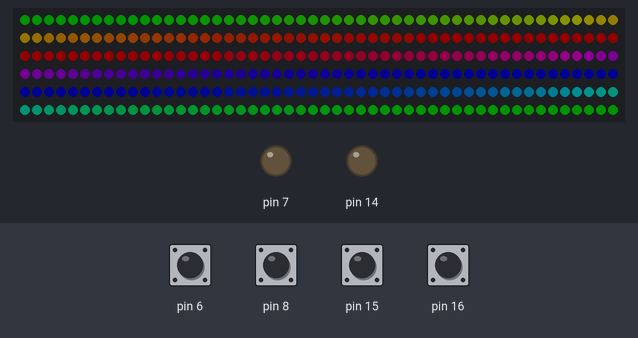
Bench run of a sketch on a simulated Arduino Uno, built with avr-gcc and run on an emulated ATmega328P. Shown: 300 RGB LEDs in strip order, left to right, continuing on the next row, output pins drawn as LEDs (lit = HIGH). Inputs (shaded band) come from the test bench; at power-on: pin 6, pin 8, pin 15, pin 16 HIGH. Dim RGB values are drawn brighter than linear.

Above: at 1.26 s.
1.3 s: pin 16 pulled LOW for 0.15 s
At 1.42 s:
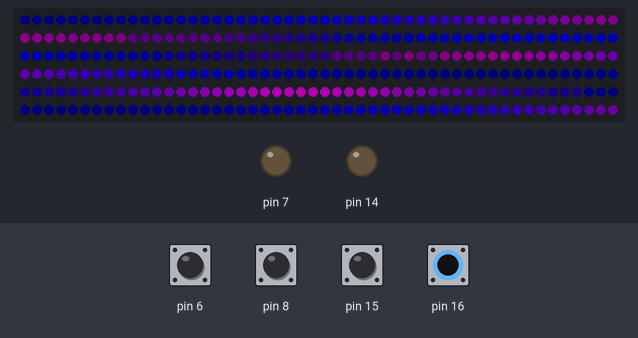
2.0 s: pin 16 pulled LOW for 1 s
At 2.98 s:
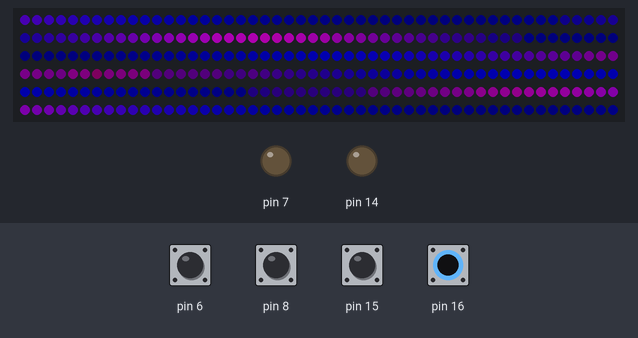
3.6 s: pin 6 pulled LOW for 0.15 s
4.3 s: pin 8 pulled LOW for 0.15 s
At 4.37 s:
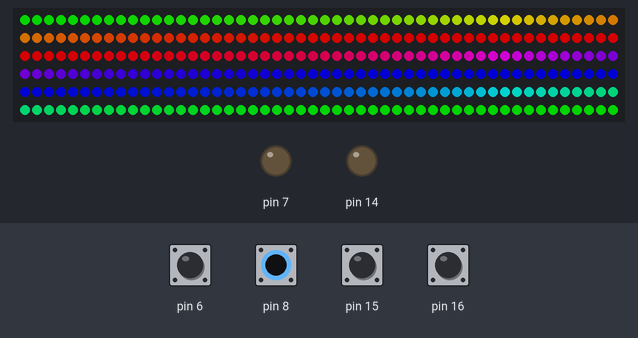
5.0 s: pin 6 pulled LOW for 1 s
6.6 s: pin 8 pulled LOW for 1 s
At 7.31 s:
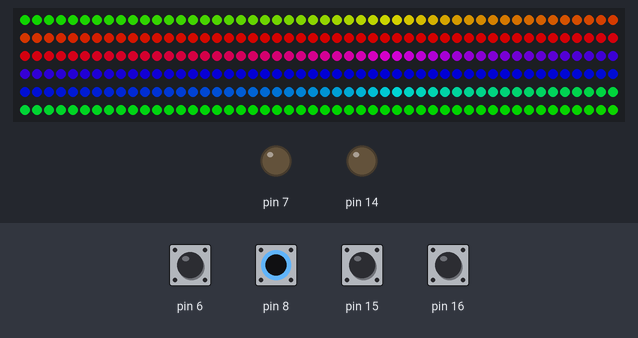

Measured:
- after the input at 1.3 s, the LEDs: first differ from a run without the input after 0.06 s (image 1 shows a later state)
- after the input at 2.0 s, the LEDs: first differ from a run without the input after 0.05 s (image 2 shows a later state)

The sketch:

rainbow_jumper.ino
```cpp
// https://github.com/Makuna/NeoPixelBus
// https://github.com/Makuna/NeoPixelBus/wiki/NeoPixelBus-object-API
// https://github.com/Makuna/NeoPixelBus/wiki/HslColor-object-API

#include <NeoPixelBus.h>

#define PIXELS 300
//#define BRIGHTNESS 127
#define BRIGHTNESS 200
#define VELOCITY 6.0f
#define PERIODS 1.0f
#define MODE 0

#define GAMMA

#ifdef GAMMA
const uint8_t gamma_table[] PROGMEM = \
{ 0,  0,  0,  0,  0,  0,  0,  0,  0,  0,  0,  0,  0,  0,  0,  0, \
  0,  0,  0,  0,  0,  0,  0,  0,  0,  0,  0,  0,  1,  1,  1,  1, \
  1,  1,  1,  1,  1,  1,  1,  1,  1,  2,  2,  2,  2,  2,  2,  2, \
  2,  3,  3,  3,  3,  3,  3,  3,  4,  4,  4,  4,  4,  5,  5,  5, \
  5,  6,  6,  6,  6,  7,  7,  7,  7,  8,  8,  8,  9,  9,  9, 10, \
 10, 10, 11, 11, 11, 12, 12, 13, 13, 13, 14, 14, 15, 15, 16, 16, \
 17, 17, 18, 18, 19, 19, 20, 20, 21, 21, 22, 22, 23, 24, 24, 25, \
 25, 26, 27, 27, 28, 29, 29, 30, 31, 32, 32, 33, 34, 35, 35, 36, \
 37, 38, 39, 39, 40, 41, 42, 43, 44, 45, 46, 47, 48, 49, 50, 50, \
 51, 52, 54, 55, 56, 57, 58, 59, 60, 61, 62, 63, 64, 66, 67, 68, \
 69, 70, 72, 73, 74, 75, 77, 78, 79, 81, 82, 83, 85, 86, 87, 89, \
 90, 92, 93, 95, 96, 98, 99,101,102,104,105,107,109,110,112,114, \
115,117,119,120,122,124,126,127,129,131,133,135,137,138,140,142, \
144,146,148,150,152,154,156,158,160,162,164,167,169,171,173,175, \
177,180,182,184,186,189,191,193,196,198,200,203,205,208,210,213, \
215,218,220,223,225,228,231,233,236,239,241,244,247,249,252,255 };
#endif


const uint8_t sine_table[] PROGMEM = \
{ 128,131,134,137,140,143,146,149, \
152,155,158,162,165,167,170,173, \
176,179,182,185,188,190,193,196, \
198,201,203,206,208,211,213,215, \
218,220,222,224,226,228,230,232, \
234,235,237,238,240,241,243,244, \
245,246,248,249,250,250,251,252, \
253,253,254,254,254,255,255,255, \
255,255,255,255,254,254,254,253, \
253,252,251,250,250,249,248,246, \
245,244,243,241,240,238,237,235, \
234,232,230,228,226,224,222,220, \
218,215,213,211,208,206,203,201, \
198,196,193,190,188,185,182,179, \
176,173,170,167,165,162,158,155, \
152,149,146,143,140,137,134,131, \
128,124,121,118,115,112,109,106, \
103,100,97,93,90,88,85,82, \
79,76,73,70,67,65,62,59, \
57,54,52,49,47,44,42,40, \
37,35,33,31,29,27,25,23, \
21,20,18,17,15,14,12,11, \
10,9,7,6,5,5,4,3, \
2,2,1,1,1,0,0,0, \
0,0,0,0,1,1,1,2, \
2,3,4,5,5,6,7,9, \
10,11,12,14,15,17,18,20, \
21,23,25,27,29,31,33,35, \
37,40,42,44,47,49,52,54, \
57,59,62,65,67,70,73,76, \
79,82,85,88,90,93,97,100, \
103,106,109,112,115,118,121,124 };

const uint8_t PixelPin = 2;
uint16_t frame = 0;
float phase = 0;
uint32_t old_t = 0;
uint8_t brightness = BRIGHTNESS;
uint8_t mode = MODE;

NeoPixelBus<NeoGrbFeature, Neo800KbpsMethod> strip(PIXELS, PixelPin);

void setup() {
  //Serial.begin(115200);

  pinMode(7, OUTPUT);
  pinMode(6, INPUT_PULLUP);
  pinMode(8, INPUT_PULLUP);
  digitalWrite(7, LOW);

  pinMode(14, OUTPUT);
  pinMode(15, INPUT_PULLUP);
  pinMode(16, INPUT_PULLUP);
  digitalWrite(14, LOW);
}

#define HSV_HUE_SEXTANT    256
#define HSV_HUE_STEPS   (6 * HSV_HUE_SEXTANT)
#define HSV_HUE_MIN   0
#define HSV_HUE_MAX   (HSV_HUE_STEPS - 1)
#define HSV_SAT_MIN   0
#define HSV_SAT_MAX   255
#define HSV_VAL_MIN   0
#define HSV_VAL_MAX   255

void loop() {

  uint16_t hue_moving = phase * HSV_HUE_MAX;
  float hue_mul = HSV_HUE_MAX/(PIXELS/PERIODS);
  uint8_t *ptr;
  ptr = strip.Pixels();

  if (mode == 1) {

    //uint32_t p1 = (uint32_t)(phase*7000);
    //uint32_t p2 = (uint32_t)(phase*10000);
    uint32_t p1 = (uint32_t)(phase*7000); //hue
    uint32_t p2 = (uint32_t)(phase*15000); //value

    for (uint32_t i = 0; i < PIXELS; i++) {
      #define A 60.0/360.0*HSV_HUE_MAX/255.0
      #define C 180.0/360.0*HSV_HUE_MAX
      //uint8_t x1 = -i*255*3/PIXELS+p1;
      //uint8_t x2 = i*255*4/PIXELS+p2;
      uint8_t x1 = -i*3+p1;
      uint8_t x2 = i*4+p2;
      uint16_t hue = pgm_read_byte_near(sine_table + x1)*A+C;
      //uint16_t hue = 0;
      //hue = HSV_HUE_MAX/3*2;
      uint8_t v = pgm_read_byte_near(sine_table + x2)*brightness/255.0;
      //fast_hsv2rgb_32bit(hue, 255, v/1.5+50.0, ptr++, ptr++, ptr++);
      fast_hsv2rgb_32bit(hue, 255, v+50, ptr++, ptr++, ptr++);
    }

    //for (int i = 0; i < 256; i++) Serial.println(sine_table[i]);
    //for (int i = 0; i < 256; i++) Serial.println(i);
    //for (int i = 0; i < 256; i++) Serial.println(pgm_read_byte_near(sine_table + i));
  }

  if (mode == 0) {
    //uint16_t hue_moving = phase * HSV_HUE_MAX;
    //float hue_mul = HSV_HUE_MAX/(PIXELS/PERIODS);
    //uint8_t *ptr = strip.Pixels();
    for (uint16_t i = 0; i < PIXELS; i++) {
      uint16_t hue_temp = ((float)i)*hue_mul;
      uint16_t hue = (hue_temp + hue_moving) % HSV_HUE_MAX;
      fast_hsv2rgb_32bit(hue, 255, brightness, ptr++, ptr++, ptr++);
    }
  }

  #ifdef GAMMA
  ptr = strip.Pixels();
  for (uint16_t i = 0; i < PIXELS*3; i++) {
    *ptr = pgm_read_byte_near(gamma_table + *ptr);
    ptr++;
  }
  #endif

  strip.Dirty();
  strip.Show();

  frame++;
  phase += VELOCITY/((float)(micros()-old_t));
  old_t = micros();
  phase = fmod(phase, 1.0f);

  uint8_t a = digitalRead(6); uint8_t b = digitalRead(8);
  if(a && b) brightness = 100; // no jumper
  if(!a && b) brightness = 150; // 6-7
  if(a && !b) brightness = BRIGHTNESS; // 7-8
  //Serial.print(a); Serial.print(" "); Serial.print(b); Serial.print(" "); Serial.println(brightness); delay(100);
  //delay(20);
  uint8_t c = digitalRead(15); uint8_t d = digitalRead(16);
  if(c && d) mode = MODE; // no jumper
  if(!c && d) mode = MODE; // 14-15
  if(c && !d) mode = 1; // 14-16

}


/*
 * fast_hsv2rgb_32bit(uint16_t h, uint8_t s, uint8_t v, uint8_t *r, uint8_t *g , uint8_t *b)
 */
#define HSV_MONOCHROMATIC_TEST(s,v,r,g,b) \
  do { \
    if(!(s)) { \
       *(r) = *(g) = *(b) = (v); \
      return; \
    } \
  } while(0)


#define HSV_SWAPPTR(a,b)  do { uint8_t *tmp = (a); (a) = (b); (b) = tmp; } while(0)
#define HSV_POINTER_SWAP(sextant,r,g,b) \
  do { \
    if((sextant) & 2) { \
      HSV_SWAPPTR((r), (b)); \
    } \
    if((sextant) & 4) { \
      HSV_SWAPPTR((g), (b)); \
    } \
    if(!((sextant) & 6)) { \
      if(!((sextant) & 1)) { \
        HSV_SWAPPTR((r), (g)); \
      } \
    } else { \
      if((sextant) & 1) { \
        HSV_SWAPPTR((r), (g)); \
      } \
    } \
  } while(0)

//void fast_hsv2rgb_32bit(uint16_t h, uint8_t s, uint8_t v, uint8_t *r, uint8_t *g , uint8_t *b) {
void fast_hsv2rgb_32bit(uint16_t h, uint8_t s, uint8_t v, uint8_t *b, uint8_t *r , uint8_t *g) {
  HSV_MONOCHROMATIC_TEST(s, v, r, g, b);  // Exit with grayscale if s == 0

  uint8_t sextant = h >> 8;

  HSV_POINTER_SWAP(sextant, r, g, b); // Swap pointers depending which sextant we are in

  *g = v;   // Top level

  // Perform actual calculations

  /*
   * Bottom level: v * (1.0 - s)
   * --> (v * (255 - s) + error_corr + 1) / 256
   */
  uint16_t ww;    // Intermediate result
  ww = v * (255 - s); // We don't use ~s to prevent size-promotion side effects
  ww += 1;    // Error correction
  ww += ww >> 8;    // Error correction
  *b = ww >> 8;

  uint8_t h_fraction = h & 0xff;  // 0...255
  uint32_t d;     // Intermediate result

  if(!(sextant & 1)) {
    // *r = ...slope_up...;
    d = v * (uint32_t)((255 << 8) - (uint16_t)(s * (256 - h_fraction)));
    d += d >> 8;  // Error correction
    d += v;   // Error correction
    *r = d >> 16;
  } else {
    // *r = ...slope_down...;
    d = v * (uint32_t)((255 << 8) - (uint16_t)(s * h_fraction));
    d += d >> 8;  // Error correction
    d += v;   // Error correction
    *r = d >> 16;
  }

}
```

Source omitted: fast_hsv2rgb.c (18783 bytes)
